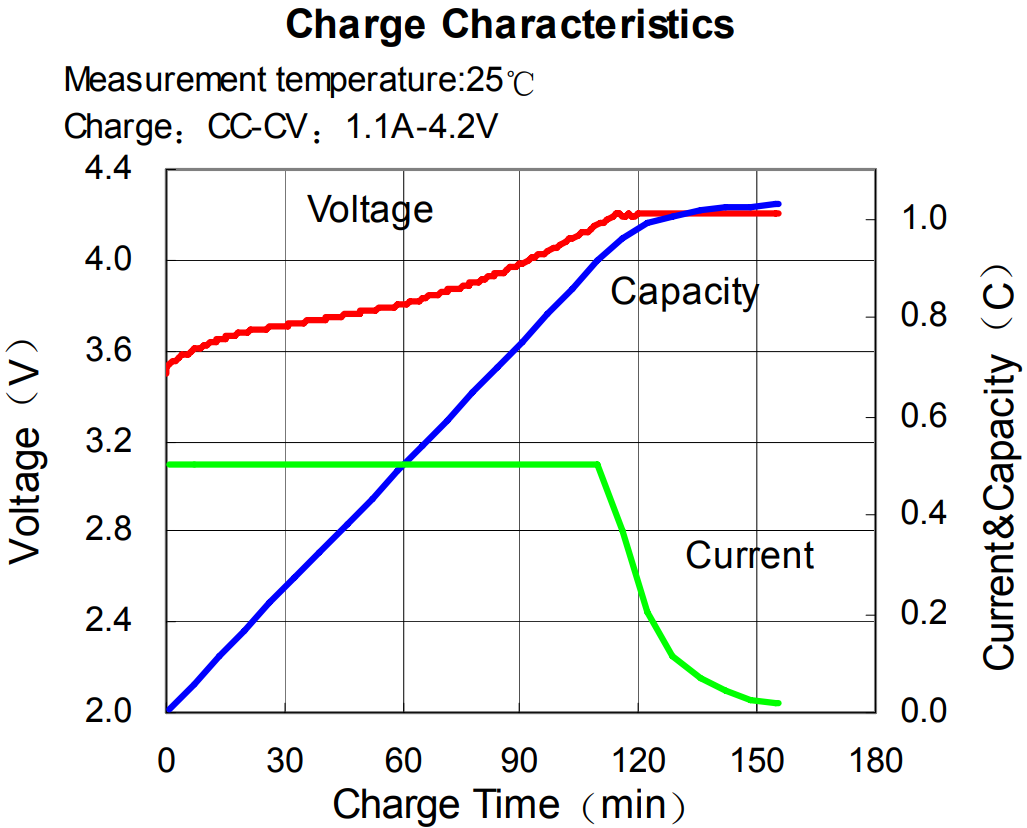
%> input picture Validacion_Eisto/datos/curva_ficha.png, 1027 x 828 px
$ octave --eval "result = digitalizar_ficha;"   (GNU Octave 9; MATLAB toolbox functions it lacks are replaced by stand-ins)
%> lines starting %> are read from the running program, lines starting %| are printed output that depends on the picture
function ref = digitalizar_ficha
% Extract the red voltage, green current and blue capacity traces.
root = fileparts(mfilename('fullpath'));
data = fullfile(root,'datos');
img = double(imread(fullfile(data,'curva_ficha.png')));
assert(isequal(size(img),[828 1027 3]),'Unexpected image size.');
R=img(:,:,1); G=img(:,:,2); B=img(:,:,3);
%> after `R=img(:,:,1)`:
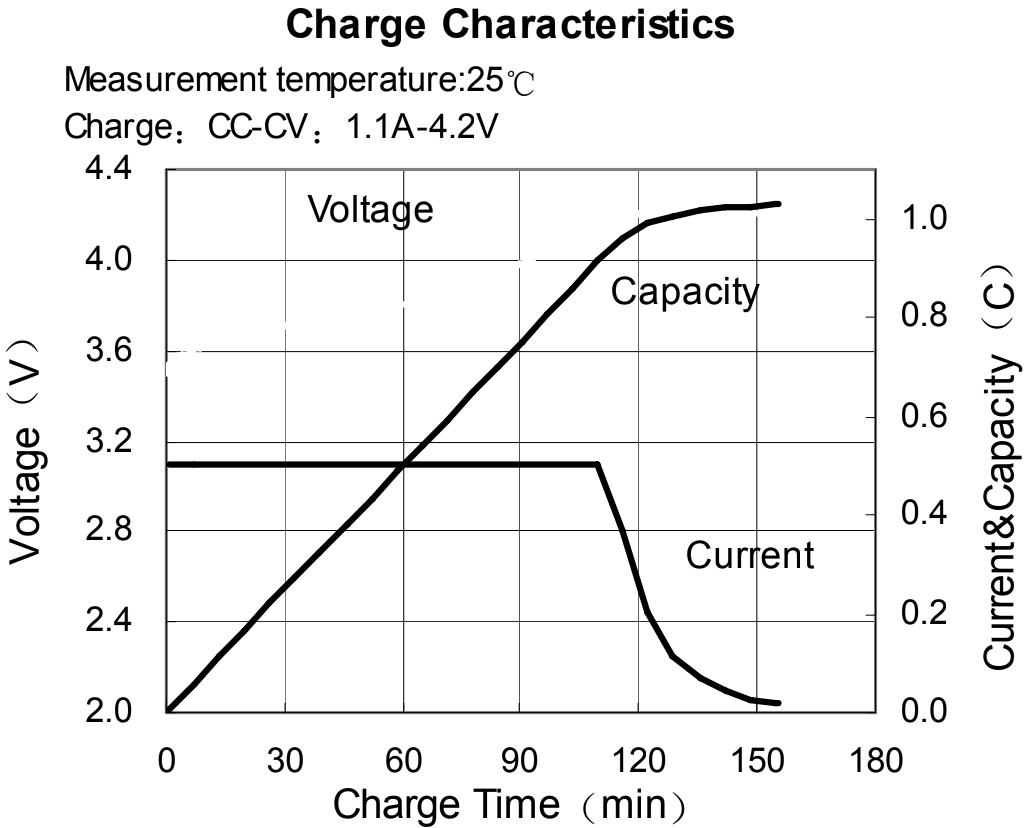
%> R: size 828x1027 double; min 0, max 255, mean 239.9
%> after `G=img(:,:,2)`:
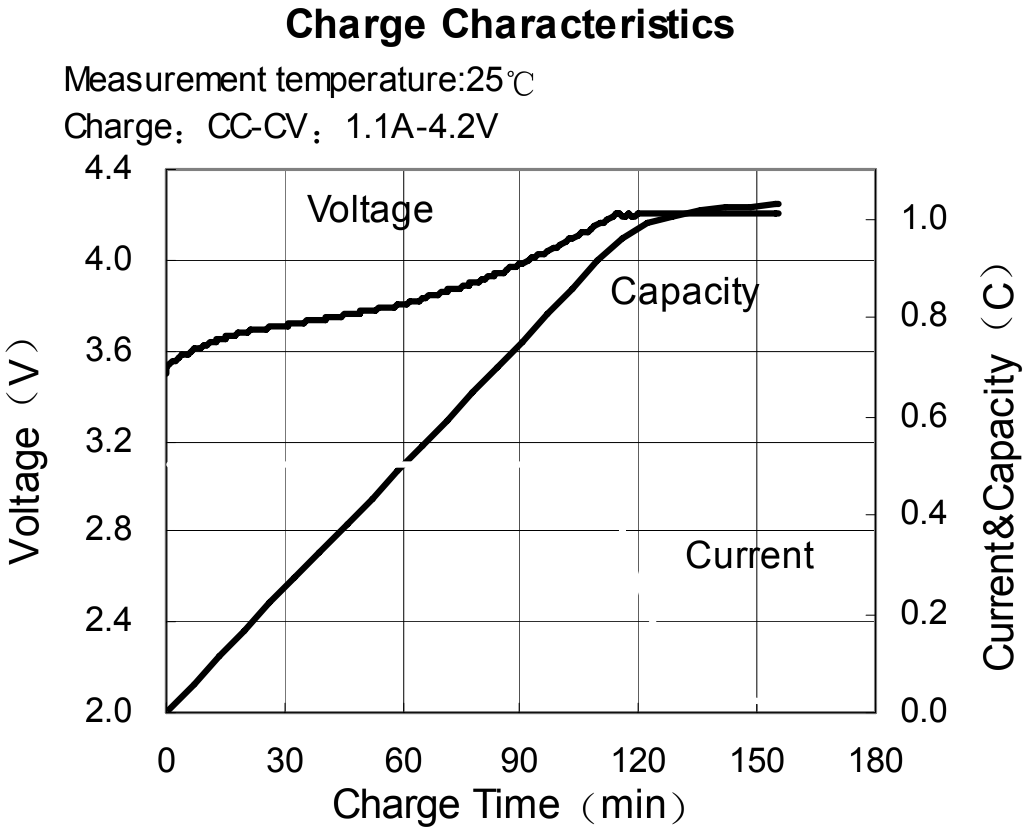
%> G: size 828x1027 double; min 0, max 255, mean 240
%> after `B=img(:,:,3)`:
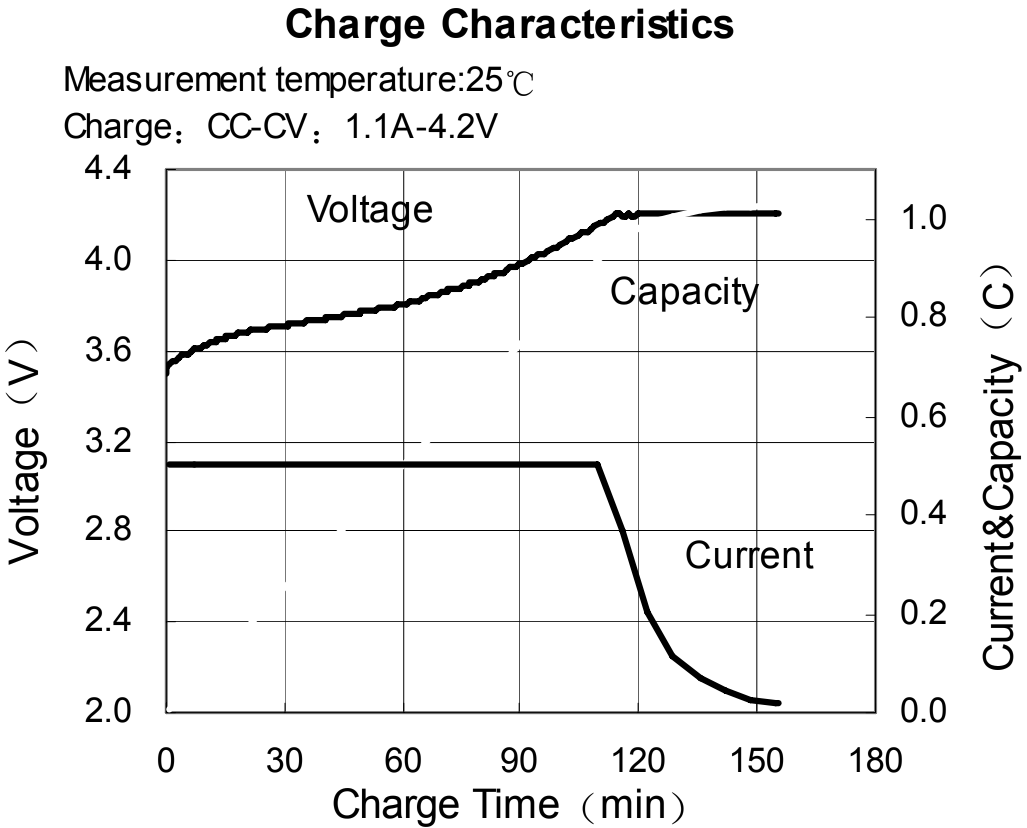
%> B: size 828x1027 double; min 0, max 255, mean 240.1
x0=166.5;
xFit=polyfit([x0 285 403.5 519.5 638 756.5 875.5],0:30:180,1);
vFit=polyfit([712.5 621.5 530.5 441.5 351.5 260.5 169.5],2:.4:4.4,1);
cFit=polyfit([712.5 615 514.5 417.5 317 219.5],0:.2:1,1);
x=(167:778)';
% Restrict each extraction to its own, broadly traced corridor. This
% rejects colored antialiasing around neighboring text and curves.
vGuide=interp1([167 200 285 403 519 596 620 640 778], ...
    [369 343 326 304 265 225 214 214 214],x,'linear');
iGuide=interp1([167 596 623 646 671 703 745 778], ...
    [464 464 533 609 654 678 697 704],x,'linear');
qGuide=interp1([167 285 403 519 598 623 650 705 778], ...
    [711 587 465 347 259 233 221 208 203],x,'linear');
v=row_trace(R-max(G,B),x,vGuide,12);
%> in row_trace, `has=isfinite(y);`: has = 612 logical values, 608 true
%> in row_trace, `y=interp1(x(has),y(has),x,'linear','extrap');`: y = 612 values, max 368.5 at index 1, min 210 at index 514, mean 275.2
%> in row_trace, `y=movmedian(y,3);`: y = 612 values, max 368 at index 1, min 210 at index 514, mean 275.2
%> v has the same summary as y in row_trace
i=row_trace(G-max(R,B),x,iGuide,19);
%> i = 612 values, max 703 at index 609, min 464 at index 1, mean 515.4
q=row_trace(B-max(R,G),x,qGuide,12);
%> q = 612 values, max 708.5 at index 1, min 203.5 at index 609, mean 407
time=(x-x0)*xFit(1)*60;
voltage=polyval(vFit,v);
%> voltage = 612 values, max 4.22 at index 514, min 3.52 at index 1, mean 3.93
current=2.2*polyval(cFit,i);
%> current = 612 values, max 1.11 at index 1, min 0.0439 at index 609, mean 0.88
nominalCapacity=100*polyval(cFit,q);
%> nominalCapacity = 612 values from 0.883 to 103.2
% Map the chart's first and last capacity samples to 0 and 100 percent.
progress=100*(q(1)-q)/(q(1)-q(end));
%> progress = 612 values from 0 to 100
assert(progress(1)==0 && progress(end)==100);
t=[0;time];
ref=table(t,t/60,[voltage(1);voltage],[current(1);current], ...
    [0;progress],[nominalCapacity(1);nominalCapacity], ...
    'VariableNames',{'Time_s','Time_min','Voltage_V','Current_A', ...
    'Relative_capacity_pct','Capacity_nominal_pct'});
%> ref = 613 items; first 5, Time_s, Time_min, Voltage_V, Current_A and Relative_capacity_pct: 0 0 3.52 1.11 0, 7.63 0.127 3.52 1.11 0, 22.88 0.381 3.53 1.11 0, 38.13 0.635 3.53 1.11 0.099, 53.38 0.89 3.55 1.11 0.297
%> `result = digitalizar_ficha;`: result has the same summary as ref in digitalizar_ficha
writetable(ref,fullfile(data,'ficha_digitalizada.csv'));
end

function y = row_trace(contrast,x,guide,margin)
y=nan(size(x));
for k=1:numel(x)
    yy=(max(170,floor(guide(k)-margin)):min(714,ceil(guide(k)+margin)))';
    withColor=contrast(yy+1,x(k)+1)>65;
    if any(withColor), y(k)=median(yy(withColor)); end
end
has=isfinite(y);
assert(mean(has)>.98,'Missing samples in a published trace.');
y=interp1(x(has),y(has),x,'linear','extrap');
y=movmedian(y,3);
end
